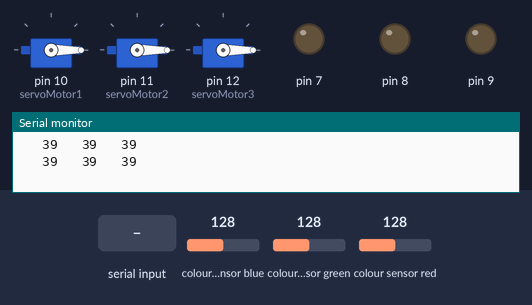
The sketch below on a simulated Arduino Uno, built with avr-gcc and run on an emulated ATmega328P. Shown: 3 × servo, output pins drawn as LEDs (lit = HIGH), the last lines printed to the serial monitor. Wiring (inferred from the names in the program): TCS3200 colour sensor: output pin 6; S2 pin 4; S3 pin 5; S0 pin 2; S1 pin 3. The inputs (shaded band) are chosen by the test bench; at power-on: colour sensor blue 128, colour sensor green 128, colour sensor red 128. Pins used as bus, display or sensor lines are not drawn.

Above: at 1.2 s.
1.3 s: "1" received over Serial
At 3.0 s:
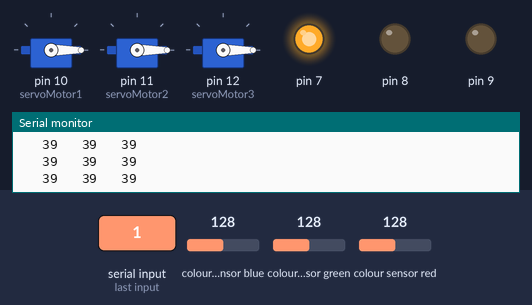
3.3 s: "3" received over Serial
At 4.4 s:
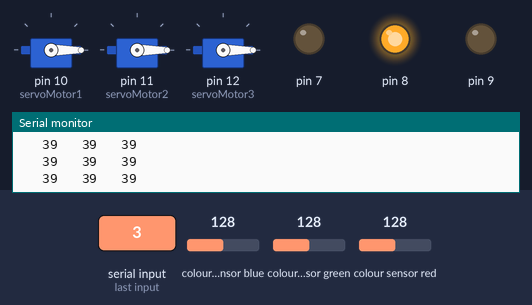
5.1 s: "5" received over Serial
At 5.9 s:
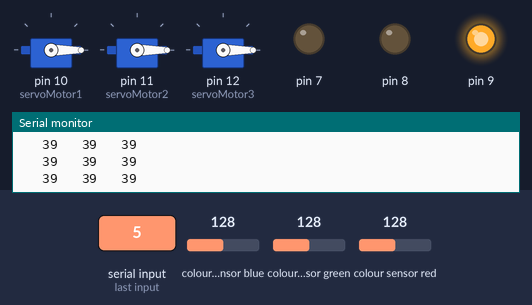
Timing chart, 0 to 8.1 s (numbered marks = the images above; inputs shaded):
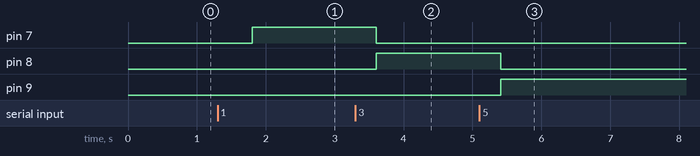

The sketch:

bloothu.ino
```cpp
const int s0 = 2;
const int s1 = 3;
const int s2 = 4;
const int s3 = 5;
const int out = 6;
int rojo = 0;
int verde = 0;
int azul = 0;
#include <Servo.h>
Servo servoMotor1;
Servo servoMotor2;
Servo servoMotor3;


void setup() {
pinMode(7,OUTPUT);
pinMode(8,OUTPUT);
pinMode(9,OUTPUT);
pinMode(10,OUTPUT);
 Serial.begin(9600);
 servoMotor1.attach(10);
 servoMotor1.write(0);
  servoMotor2.attach(11);
 servoMotor2.write(0);
  servoMotor3.attach(12);
 servoMotor3.write(0);

 pinMode(s0,OUTPUT);
  pinMode(s1,OUTPUT);
  pinMode(s2,OUTPUT);
  pinMode(s3,OUTPUT);
  pinMode(out,INPUT);
  digitalWrite(s0,HIGH);
  digitalWrite(s1,HIGH);

}
 int w;
void loop() {

 char dato = Serial.read();

if(dato == '1')
{
  digitalWrite(7,HIGH);
  digitalWrite(8,LOW);
  digitalWrite(9,LOW);
  }

if(dato == '2')
{
  digitalWrite(7,LOW);
  servoMotor1.write(0);
    servoMotor2.write(0);
    servoMotor3.write(0);

}
if(dato == '3')
{
  digitalWrite(8,HIGH);
  digitalWrite(7,LOW);
  digitalWrite(9,LOW);
}

if(dato == '4')
{
  digitalWrite(8,LOW);
   servoMotor1.write(0);
    servoMotor2.write(0);
    servoMotor3.write(0);
}
if(dato == '5')
{
  digitalWrite(9,HIGH);
  digitalWrite(8,LOW);
  digitalWrite(7,LOW);
}

if(dato == '6')
{
  digitalWrite(9,LOW);
   servoMotor1.write(0);
    servoMotor2.write(0);
    servoMotor3.write(0);
}


color();
  Serial.print("   ");
  Serial.print(rojo, DEC);
  Serial.print("   ");
  Serial.print(verde, DEC);
  Serial.print("   ");
  Serial.print(azul, DEC);

  if (rojo < azul && verde > azul && rojo < 35)
  {
   Serial.println("   Rojo");
    w = 3;
  }
  else if (azul < rojo && azul < verde && verde < rojo)
  {
   Serial.println("   Azul");
      w = 2;
  }

  else if (rojo > verde && azul > verde)
  {
   Serial.println("   Verde");
  w = 1;

  }
  else{
  Serial.println("  ");
  }
  delay(900);
 if(dato == '1' && w == 1)
   {
    servoMotor1.write(60);
    servoMotor2.write(0);
    servoMotor3.write(0);
    delay(1000);
   } else {
          servoMotor1.write(0);
          servoMotor2.write(0);
          servoMotor3.write(0);
         }


 if(dato == '3' && w == 3)
   {
    servoMotor1.write(0);
    servoMotor2.write(60);
    servoMotor3.write(0);
    delay(1000);
   }else {
          servoMotor1.write(0);
          servoMotor2.write(0);
          servoMotor3.write(0);
         }


   if(dato == '5' && w == 2)
   {
    servoMotor1.write(0);
    servoMotor2.write(0);
    servoMotor3.write(60);
    delay(1000);
   }else {
          servoMotor1.write(0);
          servoMotor2.write(0);
          servoMotor3.write(0);
         }


   }


void color()
{
  digitalWrite(s2, LOW);
  digitalWrite(s3, LOW);
  rojo = pulseIn(out, digitalRead(out) == HIGH ? LOW : HIGH);
  digitalWrite(s3, HIGH);
  azul = pulseIn(out, digitalRead(out) == HIGH ? LOW : HIGH);
  digitalWrite(s2, HIGH);
  verde = pulseIn(out, digitalRead(out) == HIGH ? LOW : HIGH);
}
```

Measured:
- after the input at 1.3 s, pin 7: LOW → HIGH after 0.50 s
- after the input at 3.3 s, pin 7: HIGH → LOW after 0.31 s; pin 8: LOW → HIGH after 0.31 s
- after the input at 5.1 s, pin 8: HIGH → LOW after 0.31 s; pin 9: LOW → HIGH after 0.31 s
